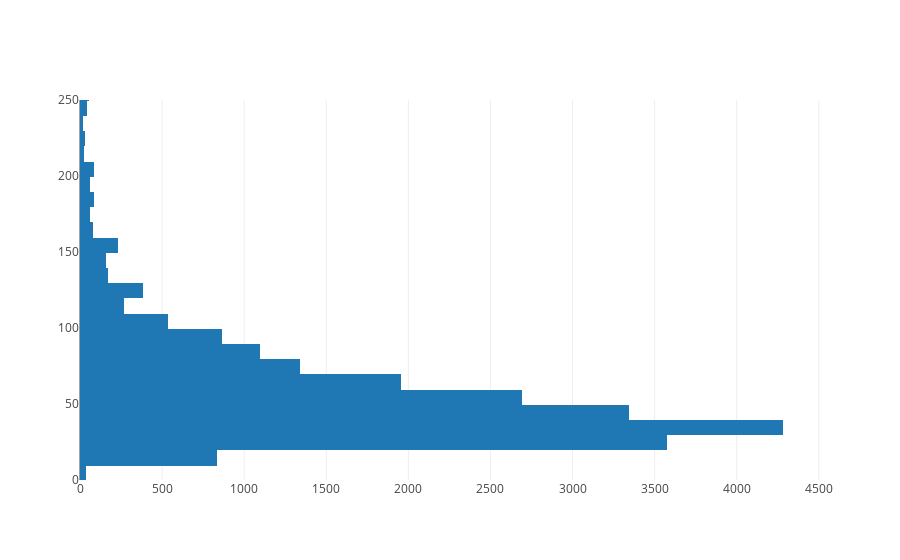

The notebook cell this image was saved under:
### Markdown cell above
1. Plot histogram of target variable

### Code cell
import plotly.plotly as py
import plotly.graph_objs as go
import pandas as pd
import numpy as np 

data = [go.Histogram(y=y)]
plot(data, layout = {'yaxis': {'range': [0, 250]}})

### Figure 1 — Plotly figure (JSON) as saved in the notebook; plotly's stock layout.template omitted (floating-point values rounded to 4 significant figures; data arrays with more than 128 entries replaced by an {"elided": "..."} marker saying what was removed)
{"data": [{"type": "histogram", "uid": "f7c0f222-bc8e-4315-9dcd-1ffa82f0b14d", "y": {"elided": "22552 int values"}}], "layout": {"autosize": true, "xaxis": {"autorange": true, "range": [0, 4507.0]}, "yaxis": {"range": [0, 250], "type": "linear"}}}
